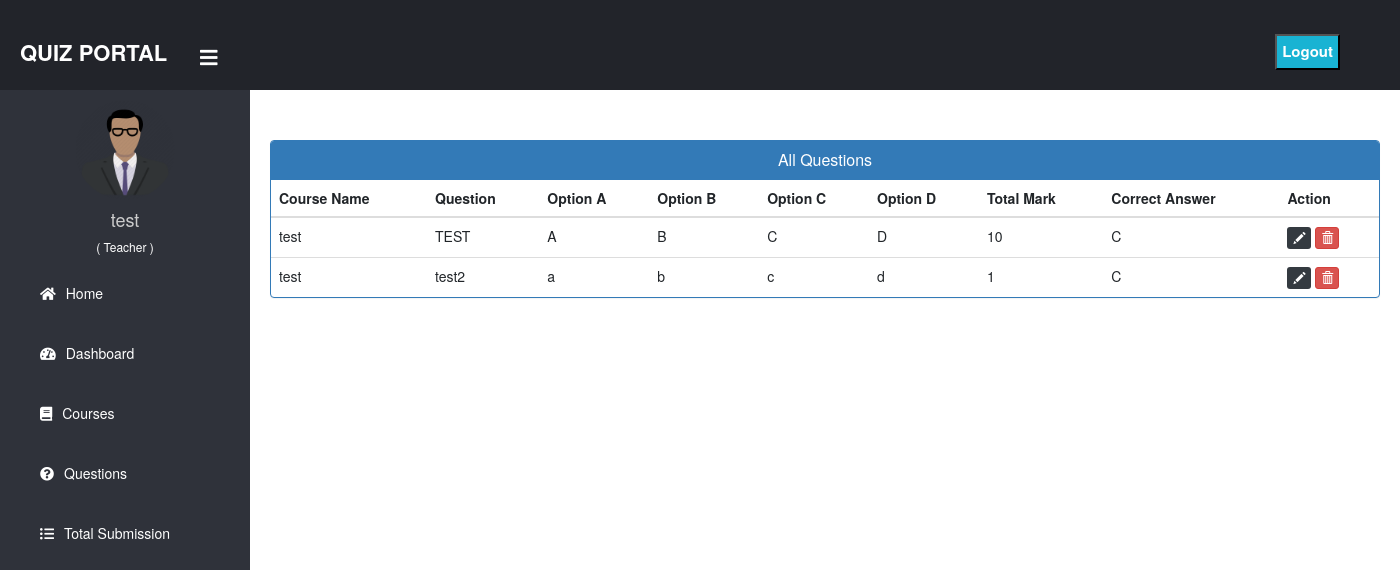
The app's page /view_all_quiz/ (signed in) with its own data.
### lms/models.py (models this page shows)
class Quiz(models.Model):
    OPTION_CHOICES = [
        ('A', 'Option A'),
        ('B', 'Option B'),
        ('C', 'Option C'),
        ('D', 'Option D'),
    ]
    course = models.ForeignKey(Course, on_delete=models.CASCADE)
    question = models.CharField(max_length=255)
    option_a = models.CharField(max_length=100)
    option_b = models.CharField(max_length=100)
    option_c = models.CharField(max_length=100)
    option_d = models.CharField(max_length=100)
    correct_answer = models.CharField(max_length=1, choices=OPTION_CHOICES)
    mark = models.IntegerField()

class Course(models.Model):
    name = models.CharField(max_length=100)
    description = models.TextField()
    teacher = models.ForeignKey(User, on_delete=models.CASCADE, limit_choices_to={'userprofile__role': 'teacher'})
    def __str__(self):
        return self.name

### lms/views.py (the view)
# urls.py: path('view_all_quiz/', view_all_quiz, name='view_all_quiz'),
@login_required(login_url='/login')
def view_all_quiz(request):
    quizzes = Quiz.objects.filter(course__teacher=request.user)
    return render(request, 'teacher/view_all_quiz.html', {'quizzes': quizzes})

### lms/templates/teacher/view_all_quiz.html
{% extends 'dashboard_base.html' %}
{% load static %}
{% block content %}
{% include "common/common_link.html" %}
<br><br>
<div class="container">
  <div class="panel panel-primary">
    <div class="panel-heading">
      <h6 class="panel-title">All Questions</h6>
    </div>
    <table class="table table-hover" id="dev-table">
      <thead>
        <tr>
            <th>Course Name</th>
            <th>Question</th>
            <th>Option A</th>
            <th>Option B</th>
            <th>Option C</th>
            <th>Option D</th>
            <th>Total Mark</th>
            <th>Correct Answer</th>
            <th>Action</th>
        </tr>
      </thead>
      {% for quiz in quizzes %}
      <tr>
        <td>{{quiz.course}}</td>
        <td>{{quiz.question}}</td>
        <td>{{quiz.option_a}}</td>
        <td>{{quiz.option_b}}</td>
        <td>{{quiz.option_c}}</td>
        <td>{{quiz.option_d}}</td>
        <td>{{quiz.mark}}</td>
        <td>{{quiz.correct_answer}}</td>
        <td>
            <a class="btn btn-dark btn-xs" href="{% url 'edit_quiz' quiz.id  %}">
                <span class="glyphicon glyphicon-pencil"></span>
            </a>
            <a class="btn btn-danger btn-xs" href="{% url 'delete_quiz' quiz.id  %}">
                <span class="glyphicon glyphicon-trash"></span>
            </a>
        </td>
      </tr>
      {% endfor %}
    </table>
  </div>
</div>
{% endblock content %}

### lms/templates/dashboard_base.html (shortened to what this page needs)
<!DOCTYPE html>
{% load static %}
<html lang="en" dir="ltr">
<head>
  <link href="http://netdna.bootstrapcdn.com/bootstrap/4.0.0-beta/css/bootstrap.min.css" rel="stylesheet">
  <link rel="stylesheet" href="https://maxcdn.bootstrapcdn.com/bootstrap/4.4.1/css/bootstrap.min.css">
  <link href="https://maxcdn.bootstrapcdn.com/font-awesome/4.3.0/css/font-awesome.min.css" rel="stylesheet">
  <link rel="stylesheet" href="https://cdnjs.cloudflare.com/ajax/libs/font-awesome/5.12.1/css/all.min.css">
</head>
<body>
  <header>
    <label for="check">
      <i style="left: 200px; margin-top: 17px;" class="fas fa-bars" id="sidebar_btn"></i>
    </label>
    <div class="left_area">
      <h3>Quiz Portal</h3>
    </div>
    <div class="right_area">
      <form method="post" action="{% url 'logout' %}">
        <button type="submit" class="logout_btn" style="border-radius:0px;">Logout</button>
      </form>
    </div>
  </header>
  <div class="sidebar">
    <center>
      {% if user.userprofile.role == 'teacher' %}
        <img src="{% static 'image/teacher.png' %}" class="profile_image" alt="">
      {% else %}
        <img src="{% static 'image/student.png' %}" class="profile_image" alt="">
      {% endif %}
      <h4>{{ request.user.username }}</h4>
      <h6 style="color: rgb(255, 255, 255);">{% if user.userprofile.role == 'teacher' %}( Teacher ){% else %}( Student ){% endif %}</h6>
    </center>
    <a href={% url "index" %}><i class="fas fa-home"></i><span>Home</span></a>
    <a href={% url "dashboard" %}><i class="fas fa-tachometer-alt"></i><span>Dashboard</span></a>
    {% if user.userprofile.role == 'teacher' %}
      <a href={% url "teacher_course" %} ><i class="fas fa-book"></i><span>Courses</span></a>
      <a href={% url "teacher_quiz" %} ><i class="fas fa-question-circle"></i><span>Questions</span></a>
      <a href={% url "view_all_submission" %} ><i class="fas fa-list-ul"></i><span>Total Submission</span></a>
    {% else %}
      <a href={% url "student_course" %} ><i class="fas fa-book"></i><span>Courses</span></a>
      <a href="{% url "student_course" %}?type=result" ><i class="fas fa-file"></i><span>Results</span></a>
    {% endif %}
  </div>
  <div class="content">
    <br><br><br><br><br>
    {% block content %}
    {% endblock content %}
    <br><br><br>
  </div>
</body>
</html>

### lms/templates/dashboard_base.html (style rules this page uses)
a:link { text-decoration: none; }
body { margin: 0; padding: 0; font-family: "Gill Sans", sans-serif; }
header { position: fixed; background: #22242A; padding: 20px; width: 100%; z-index: 1; }
.left_area h3 { color: #fff; margin: 0; text-transform: uppercase; font-size: 22px; font-weight: 900; }
.logout_btn { padding: 5px; background: #19B3D3; text-decoration: none; float: right; margin-top: -30px; margin-right: 40px; border-radius: 2px; font-size: 15px; font-weight: 600; color: #fff; transition: 0.5s; }
.sidebar { background: #2f323a; margin-top: 70px; padding-top: 30px; position: fixed; left: 0; width: 250px; height: 100%; transition: 0.5s; transition-property: left; }
.sidebar .profile_image { width: 100px; height: 100px; border-radius: 100px; margin-bottom: 10px; }
.sidebar h4 { color: #ccc; margin-top: 0; }
.sidebar a { color: #fff; display: block; width: 100%; line-height: 60px; text-decoration: none; padding-left: 40px; box-sizing: border-box; transition: 0.5s; }
.sidebar i { padding-right: 10px; }
label #sidebar_btn { z-index: 1; color: #fff; position: fixed; cursor: pointer; left: 300px; font-size: 20px; margin: 5px 0; transition: 0.5s; transition-property: color; }
.content { margin-left: 250px; background-position: center; background-size: cover; height: 100vh; transition: 0.5s; }

### lms/templates/common/common_link.html (style rules this page uses)
a:link { text-decoration: none; }
h6 { text-align: center; }

### records on screen
Quiz: course "test", question "TEST", option_a "A", option_b "B", option_c "C", option_d "D", mark "10", correct_answer "C"
Quiz: course "test", question "test2", option_a "a", option_b "b", option_c "c", option_d "d", mark "1", correct_answer "C"

### other values on screen
{{ request.user.username }} "test"
